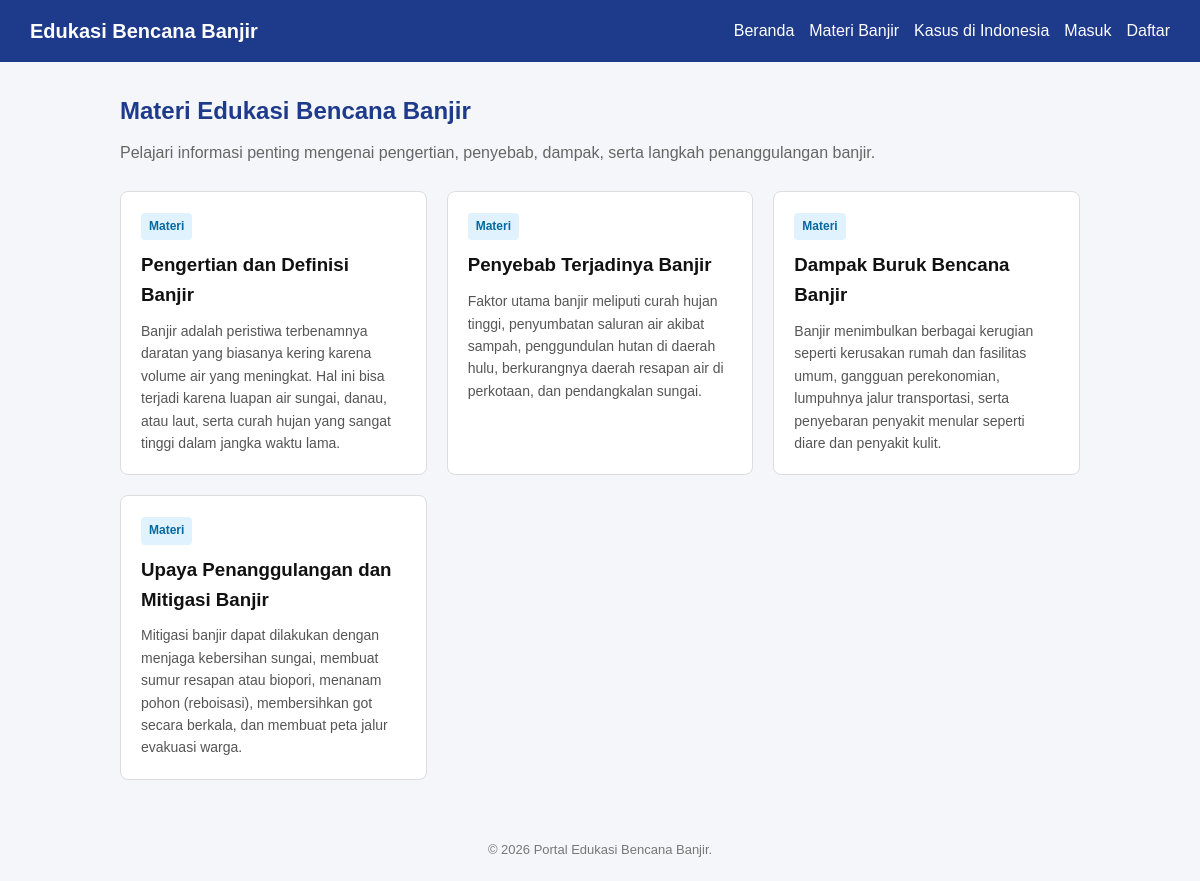
The app's page /materi.php with its own data.
### tables this page shows
CREATE TABLE IF NOT EXISTS artikel (
    id INT AUTO_INCREMENT PRIMARY KEY,
    judul VARCHAR(255) NOT NULL,
    kategori ENUM('Materi', 'Kasus') NOT NULL,
    isi_teks TEXT NOT NULL,
    gambar VARCHAR(255) DEFAULT NULL
);

### materi.php (the view, shortened to what this page needs)
<?php
include 'koneksi.php';
$query = "SELECT * FROM artikel WHERE kategori = 'Materi' ORDER BY id ASC";
$result = mysqli_query($koneksi, $query);
?>
<!DOCTYPE html>
<html lang="id">
<head>
    <link rel="stylesheet" href="style.css">
</head>
<body>
    <?php include 'navbar.php'; ?>
    <div class="container">
        <h2 style="margin-bottom: 10px; color: #1e3a8a;">Materi Edukasi Bencana Banjir</h2>
        <p style="margin-bottom: 25px; color: #666;">Pelajari informasi penting mengenai pengertian, penyebab, dampak, serta langkah penanggulangan banjir.</p>
        <div class="card-grid">
            <?php if (mysqli_num_rows($result) > 0): ?>
                <?php while ($row = mysqli_fetch_assoc($result)): ?>
                    <div class="card">
                        <span class="badge">Materi</span>
                        <h3><?= htmlspecialchars($row['judul']); ?></h3>
                        <p><?= nl2br(htmlspecialchars($row['isi_teks'])); ?></p>
                    </div>
                <?php endwhile; ?>
            <?php else: ?>
                <p>Belum ada data materi yang tersedia saat ini.</p>
            <?php endif; ?>
        </div>
    </div>
    <footer>
        <p>&copy; <?= date('Y'); ?> Portal Edukasi Bencana Banjir.</p>
    </footer>
</body>
</html>

### style.css (style rules this page uses)
* { margin: 0; padding: 0; box-sizing: border-box; font-family: Arial, sans-serif; }
body { background-color: #f4f6f9; color: #333; line-height: 1.6; }
.container { max-width: 1000px; margin: 30px auto; padding: 0 20px; }
.card-grid { display: grid; grid-template-columns: repeat(auto-fit, minmax(280px, 1fr)); gap: 20px; }
.card { background-color: #fff; border: 1px solid #ddd; border-radius: 8px; overflow: hidden; padding: 20px; }
.card .badge { display: inline-block; background-color: #e0f2fe; color: #0369a1; font-size: 12px; padding: 4px 8px; border-radius: 4px; margin-bottom: 10px; font-weight: bold; }
.card h3 { margin-bottom: 10px; color: #111; }
.card p { color: #555; font-size: 14px; }
footer { text-align: center; padding: 20px; margin-top: 40px; color: #777; font-size: 13px; }

### records on screen
artikel: judul "Pengertian dan Definisi Banjir", isi_teks "Banjir adalah peristiwa terbenamnya daratan yang biasanya kering karena volume air yang meningkat. Hal ini bisa terjadi karena luapan air sungai, danau, atau laut, serta curah hujan yang sangat tinggi dalam jangka waktu lama."
artikel: judul "Penyebab Terjadinya Banjir", isi_teks "Faktor utama banjir meliputi curah hujan tinggi, penyumbatan saluran air akibat sampah, penggundulan hutan di daerah hulu, berkurangnya daerah resapan air di perkotaan, dan pendangkalan sungai."
artikel: judul "Dampak Buruk Bencana Banjir", isi_teks "Banjir menimbulkan berbagai kerugian seperti kerusakan rumah dan fasilitas umum, gangguan perekonomian, lumpuhnya jalur transportasi, serta penyebaran penyakit menular seperti diare dan penyakit kulit."
artikel: judul "Upaya Penanggulangan dan Mitigasi Banjir", isi_teks "Mitigasi banjir dapat dilakukan dengan menjaga kebersihan sungai, membuat sumur resapan atau biopori, menanam pohon (reboisasi), membersihkan got secara berkala, dan membuat peta jalur evakuasi warga."
